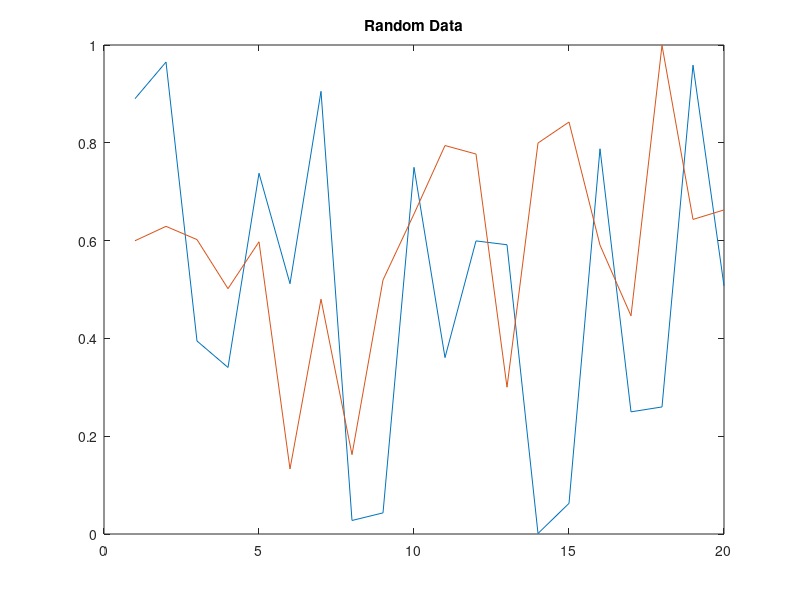
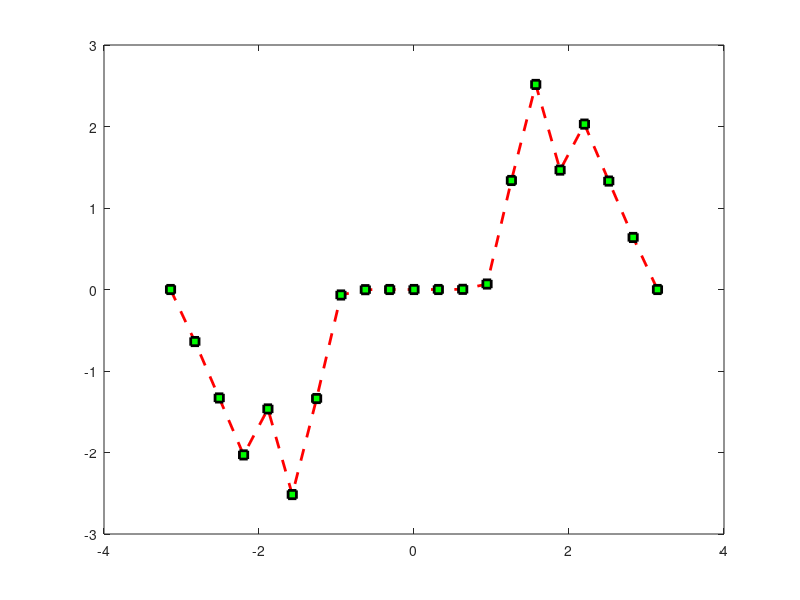

These figures' MATLAB source, in order:
clcclearrandCell = {'Random Data', rand(20,2)};plot(randCell{1,2})title(randCell{1,1})figureplot(randCell{1,2}(:,1))title('First Column of Data')temperature(1,:) = {'01-Jan-2010', [45, 49, 0]};temperature(2,:) = {'03-Apr-2010', [54, 68, 21]};temperature(3,:) = {'20-Jun-2010', [72, 85, 53]};temperature(4,:) = {'15-Sep-2010', [63, 81, 56]};temperature(5,:) = {'31-Dec-2010', [38, 54, 18]};allTemps = cell2mat(temperature(:,2));dates = datenum(temperature(:,1), 'dd-mmm-yyyy');plot(dates, allTemps)datetick('x','mmm')X = -pi:pi/10:pi;Y = tan(sin(X)) - sin(tan(X));C(:,1) = {'LineWidth'; 2};C(:,2) = {'MarkerEdgeColor'; 'k'};C(:,3) = {'MarkerFaceColor'; 'g'};plot(X, Y, '--rs', C{:})#applies line styles from a 2-by-3 cell array C.